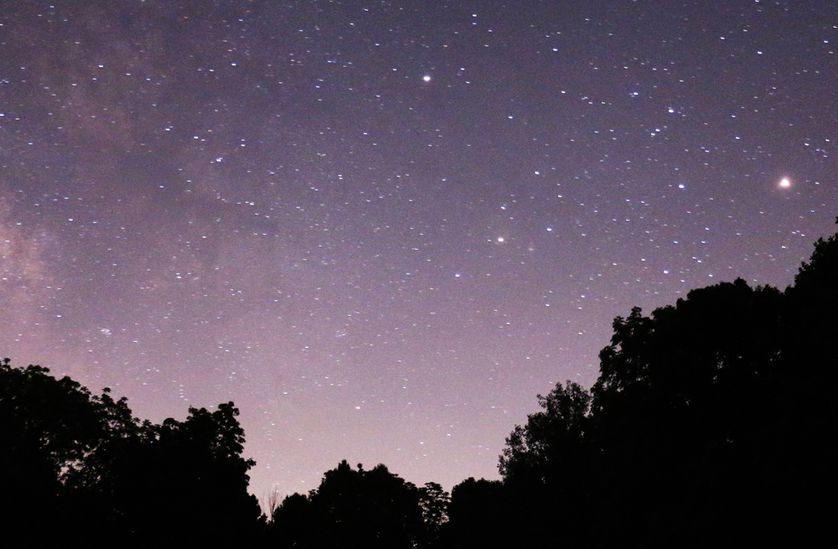
#> input picture 2-image-enhancement/images/1.jpg, 838 x 549 px
$ jupyter execute Image_Processing.ipynb   (older library calls are emulated)
#> lines starting #> are read from the running program, lines starting #| are printed output that depends on the picture
# LOG TRANSFORM

[cell 1]
# Matplotlib library
import matplotlib.pyplot as plt
from matplotlib import cm

# Numpy library
import numpy as np

from skimage import io
from skimage import exposure

[cell 2]
my_image='./images/1.jpg'

[cell 3]
myimage=io.imread(my_image, as_grey=True)
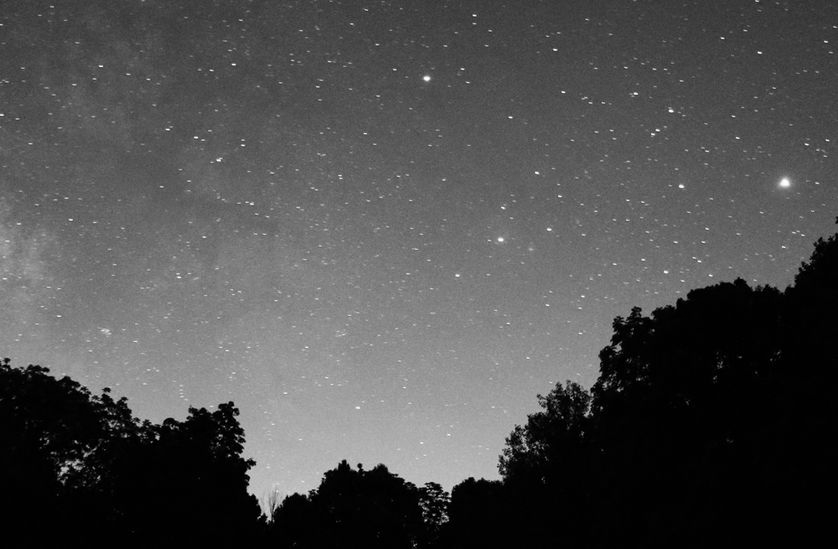
#> myimage: shape (549, 838) float64; min 0, max 1, mean 0.305

io.imshow(myimage)


$ run again, with 2-image-enhancement/images/2.jpg copied over 2-image-enhancement/images/1.jpg
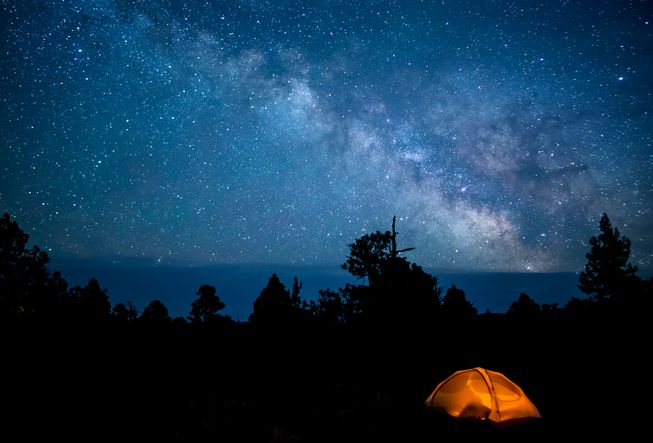
#> input picture 2-image-enhancement/images/2.jpg, 653 x 443 px
#> `myimage=io.imread(my_image, as_grey=True)`:
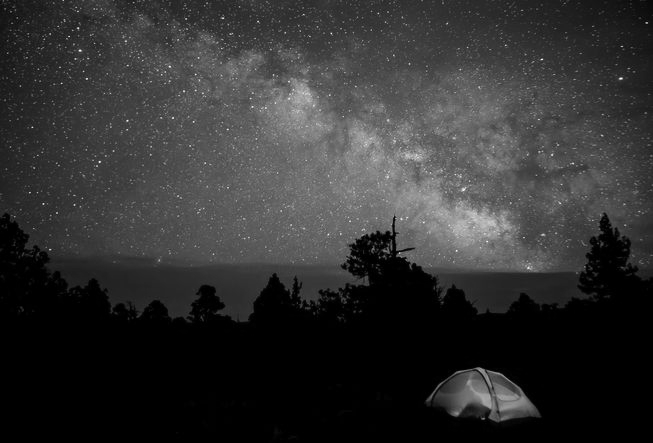
#> myimage: shape (443, 653) float64; min 0, max 0.976, mean 0.194
